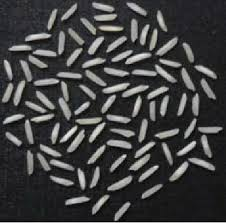
#> input picture RICE GRAIN PREDICTION/rice16.jpg, 226 x 223 px
$ python code.py   (older library calls are emulated)
#> lines starting #> are read from the running program, lines starting #| are printed output that depends on the picture; after the words box and inside, x2 and y2 are one past the last pixel; in counts of white or black regions, pixels touching at a corner belong together
import cv2
import numpy as np
from matplotlib import pyplot as plt

def get_classificaton(ratio):
	ratio =round(ratio,1)
	toret=""
	if(ratio>=3):
		toret="Slender"

	elif(ratio>=2.1 and ratio<3):
		toret="Medium"
	elif(ratio>=1.1 and ratio<2.1):
		toret="Bold"
	elif(ratio<=1):
		toret="Round"
	toret="("+toret+")"
	return toret
#rnjn
print("Starting")
img = cv2.imread('rice16.jpg',0)#load in greyscale mode
#> img: shape (223, 226); min 0, max 236, mean 62.9

2


#convert into binary
ret,binary = cv2.threshold(img,160,255,cv2.THRESH_BINARY)# 160 - threshold, 255 - value to assign, THRESH_BINARY_INV - Inverse binary
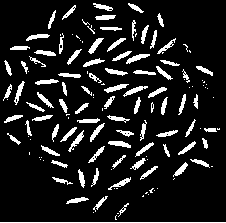
#> binary: shape (223, 226); 11.9% white; 141 white regions (55 under 20 px), largest, box (x1, y1, x2, y2) and area: (0, 222, 226, 223) 226, (126, 54, 150, 64) 103, (104, 84, 129, 93) 100

#averaging filter
kernel = np.ones((5,5),np.float32)/9
dst = cv2.filter2D(binary,-1,kernel)# -1 : depth of the destination image
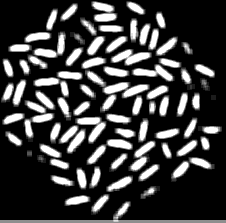
#> dst: shape (223, 226); min 0, max 255, mean 60.9


kernel2 = cv2.getStructuringElement(cv2.MORPH_ELLIPSE,(3,3))

#erosion
erosion = cv2.erode(dst,kernel2,iterations = 1)
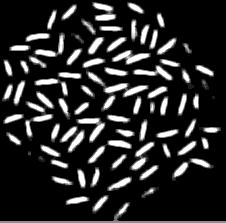
#> erosion: shape (223, 226); min 0, max 255, mean 41.2

#dilation
dilation = cv2.dilate(erosion,kernel2,iterations = 1)
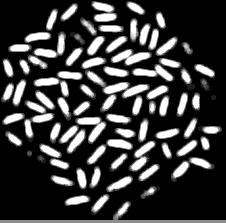
#> dilation: shape (223, 226); min 0, max 255, mean 60

#edge detection
edges = cv2.Canny(dilation,100,200)
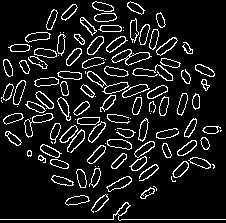
#> edges: shape (223, 226); 10.6% white in thin lines or dots

### Size detection
_,contours,hierarchy = cv2.findContours(erosion, cv2.RETR_EXTERNAL, cv2.CHAIN_APPROX_SIMPLE)
#> contours = 65 contours, 2 with area under 20; largest, box (x1, y1, x2, y2) and area: (82, 57, 149, 115) 854, (59, 117, 106, 153) 630, (3, 91, 55, 141) 616, (132, 59, 194, 89) 477, (34, 72, 82, 120) 458
print ("No. of rice grains=",len(contours))
#| No. of rice grains= 65
total_ar=0
for cnt in contours:
	x,y,w,h = cv2.boundingRect(cnt)
	aspect_ratio = float(w)/h
	if(aspect_ratio<1):
		aspect_ratio=1/aspect_ratio
	print (round(aspect_ratio,2),get_classificaton(aspect_ratio))
	total_ar+=aspect_ratio
#> this loop made 65 passes
#> (cnt, x, y, w, h, aspect_ratio, ratio in get_classificaton, toret in get_classificaton) on passes 13, 30: ([[28, 151], [28, 155], [30, 155], [30, 151]], 28, 151, 3, 5, 1.67, 1.7, '(Bold)'), ([[212, 96], [212, 98], [214, 98], [214, 96]], 212, 96, 3, 3, 1, 1, '(Round)')
#> (x, y, w, h, aspect_ratio, ratio in get_classificaton, toret in get_classificaton, total_ar) on passes 1 to 6: (0, 202, 226, 21, 10.76, 10.8, '(Slender)', 10.76), (65, 196, 25, 9, 2.78, 2.8, '(Medium)', 13.54), (92, 195, 17, 19, 1.12, 1.1, '(Bold)', 14.66), (141, 187, 18, 11, 1.64, 1.6, '(Bold)', 16.29), (107, 176, 25, 15, 1.67, 1.7, '(Bold)', 17.96), (51, 176, 23, 10, 2.3, 2.3, '(Medium)', 20.26)
#| 10.76 (Slender)
#| 2.78 (Medium)
#| 1.12 (Bold)
#| 1.64 (Bold)
#| 1.67 (Bold)
#| 2.3 (Medium)
#| 2.33 (Medium)
#| 2.1 (Medium)
#> (further printed lines are left out)
#> after the loop, total_ar = 123.1
avg_ar=total_ar/len(contours)
#> avg_ar = 1.89
print ("Average Aspect Ratio=",round(avg_ar,2),get_classificaton(avg_ar))
#| Average Aspect Ratio= 1.89 (Bold)
#plot the images
imgs_row=2
imgs_col=3
plt.subplot(imgs_row,imgs_col,1),plt.imshow(img,'gray')
plt.title("Original image")

plt.subplot(imgs_row,imgs_col,2),plt.imshow(binary,'gray')
plt.title("Binary image")

plt.subplot(imgs_row,imgs_col,3),plt.imshow(dst,'gray')
plt.title("Filtered image")

plt.subplot(imgs_row,imgs_col,4),plt.imshow(erosion,'gray')
plt.title("Eroded image")

plt.subplot(imgs_row,imgs_col,5),plt.imshow(dilation,'gray')
plt.title("Dialated image")

plt.subplot(imgs_row,imgs_col,6),plt.imshow(edges,'gray')
plt.title("Edge detect")

plt.show()

$ run again, with RICE GRAIN PREDICTION/rice10.jpg copied over RICE GRAIN PREDICTION/rice16.jpg
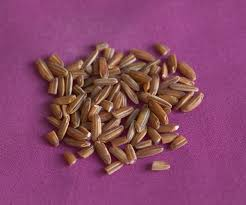
#> input picture RICE GRAIN PREDICTION/rice10.jpg, 246 x 205 px
#> `ret,binary = cv2.threshold(img,160,255,cv2.THRESH_BINARY)# 160 - thres..`:
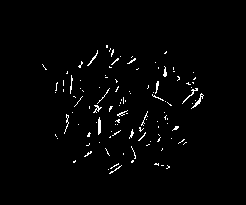
#> binary: shape (205, 246); 1.7% white in thin lines or dots, all inside (x1, y1, x2, y2) = (42, 45, 204, 174)
#> `edges = cv2.Canny(dilation,100,200)`:
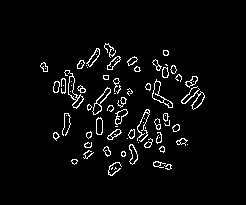
#> edges: shape (205, 246); 4% white in thin lines or dots, all inside (x1, y1, x2, y2) = (40, 43, 205, 176)
#> contours = 48 contours, 17 with area under 20; largest, box (x1, y1, x2, y2) and area: (181, 71, 205, 110) 306, (88, 87, 111, 136) 264, (65, 70, 85, 108) 173, (137, 110, 149, 142) 170, (151, 80, 173, 107) 148
#| No. of rice grains= 48
#> the loop `for cnt in contours:` made 48 passes
#> (cnt, x, y, w, h, aspect_ratio, ratio in get_classificaton, toret in get_classificaton) on passes 4, 10, 13, 20, 30: ([[122, 152], [122, 155], [124, 155], [124, 152]], 122, 152, 3, 4, 1.33, 1.3, '(Bold)'), ([[98, 141], [98, 143], [100, 143], [100, 141]], 98, 141, 3, 3, 1, 1, '(Round)'), ([[170, 137], [170, 139], [172, 139], [172, 137]], 170, 137, 3, 3, 1, 1, '(Round)'), ([[77, 123], [77, 125], [79, 125], [79, 123]], 77, 123, 3, 3, 1, 1, '(Round)'), ([[98, 86], [98, 88], [100, 88], [100, 86]], 98, 86, 3, 3, 1, 1, '(Round)')
#> (printed output is left out)
#> after the loop `for cnt in contours:`: total_ar = 75.69
#> avg_ar = 1.58
#| Average Aspect Ratio= 1.58 (Bold)

$ run again, with RICE GRAIN PREDICTION/rice11.jpg copied over RICE GRAIN PREDICTION/rice16.jpg
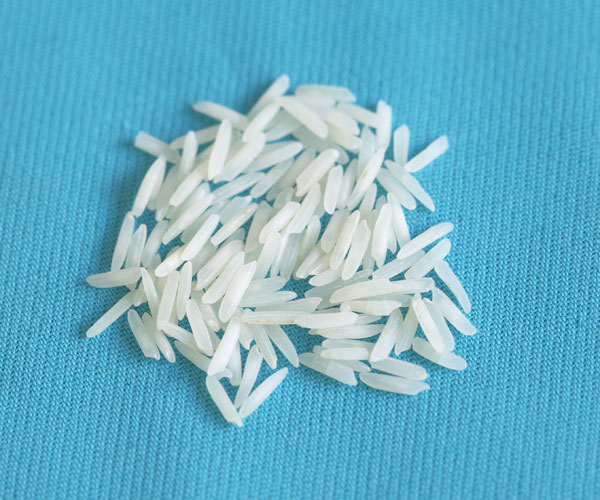
#> input picture RICE GRAIN PREDICTION/rice11.jpg, 600 x 500 px
#> `ret,binary = cv2.threshold(img,160,255,cv2.THRESH_BINARY)# 160 - thres..`:
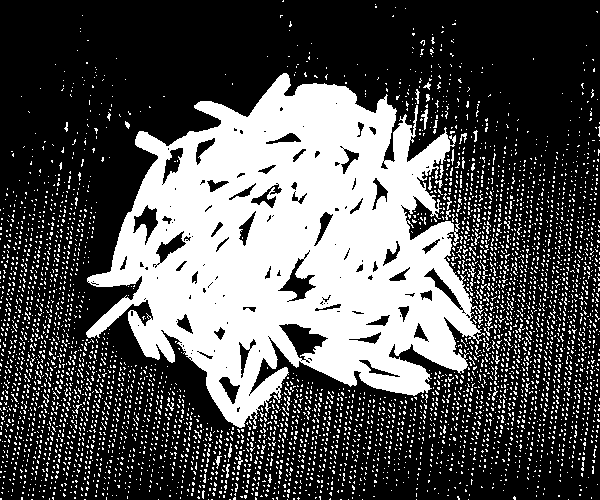
#> binary: shape (500, 600); 32.9% white; 4650 white regions (4614 under 20 px), largest, box (x1, y1, x2, y2) and area: (86, 73, 484, 428) 77591, (421, 109, 428, 130) 63, (459, 133, 467, 144) 39
#> `edges = cv2.Canny(dilation,100,200)`:
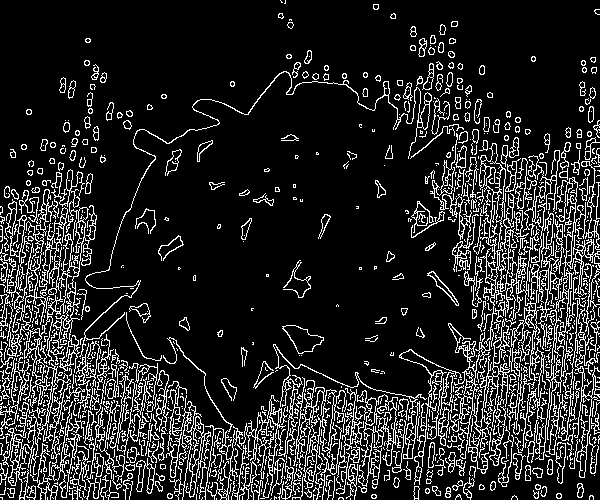
#> edges: shape (500, 600); 14.9% white in thin lines or dots
#> contours = 174 contours, 123 with area under 20; largest, box (x1, y1, x2, y2) and area: (0, 63, 600, 500) 200338, (429, 33, 436, 58) 96, (419, 39, 426, 58) 78, (510, 138, 518, 157) 75, (436, 74, 442, 93) 72
#| No. of rice grains= 174
#> the loop `for cnt in contours:` made 174 passes
#> (cnt, x, y, w, h, aspect_ratio, ratio in get_classificaton, toret in get_classificaton) on passes 1 to 5: ([[567, 498], [567, 499], [569, 499], [569, 498]], 567, 498, 3, 2, 1.5, 1.5, '(Bold)'), ([[339, 498], [339, 499], [342, 499], [342, 498]], 339, 498, 4, 2, 2, 2, '(Bold)'), ([[157, 498], [157, 499], [159, 499], [159, 498]], 157, 498, 3, 2, 1.5, 1.5, '(Bold)'), ([[590, 496], [590, 499], [592, 499], [592, 496]], 590, 496, 3, 4, 1.33, 1.3, '(Bold)'), ([[512, 495], [512, 499], [516, 499], [516, 495]], 512, 495, 5, 5, 1, 1, '(Round)')
#> (printed output is left out)
#| Average Aspect Ratio= 1.56 (Bold)
